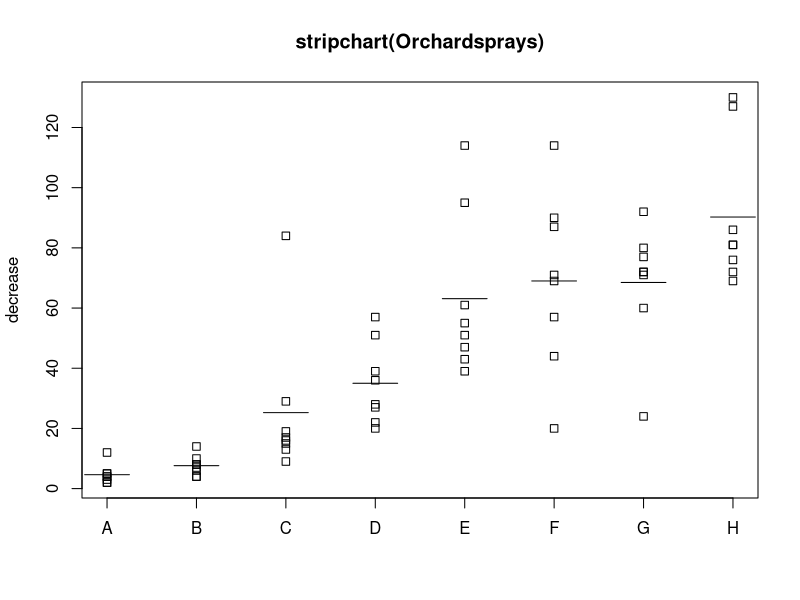

Generate this figure with R:
# https://stat.ethz.ch/pipermail/r-help/2005-September/079189.html
with(OrchardSprays, {
  #
  print(OrchardSprays)
  #
  stripchart(decrease ~ treatment,
             main = "stripchart(Orchardsprays)", ylab = "decrease",
             vertical = TRUE)
  m <- tapply(decrease, treatment, mean)
  #
  print(m)
  print(paste("nlevels(treatment):",nlevels(treatment),sep=":::"))
  print(paste("1:nlevels(treatment)-0.25",1:nlevels(treatment)-0.25,sep="="))
  #
  segments(1:nlevels(treatment)-0.25, m, 1:nlevels(treatment)+0.25, m)
})
#

